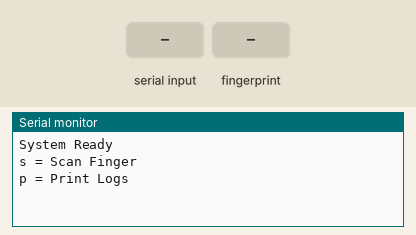
A sketch run on a simulated ESP32. Parts: the last lines printed to the serial monitor. Wiring (inferred from the names in the program): 24Cxx EEPROM at I2C address 0x50. Inputs (shaded band) come from the test bench. The local clock reads 2024-03-15 10:24:30 at power-on unless the sketch sets it; EEPROM starts erased.

Above: at 2.2 s.
2.3 s: "s" received over Serial
At 3.5 s:
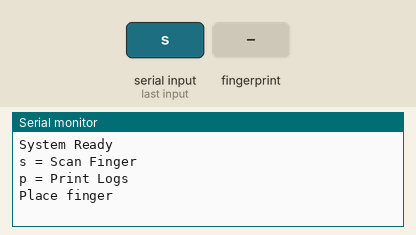
3.8 s: finger stored as number 1 placed on the sensor
At 4.7 s:
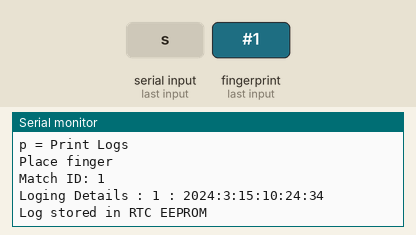
5.7 s: "p" received over Serial
At 6.3 s:
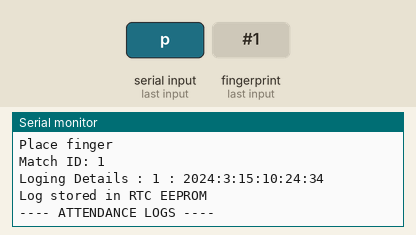

The sketch:

Timing_Logs_ExEEPROM.ino
```cpp
#include <Wire.h>                  // I2C communication library (RTC + EEPROM)
#include <RTClib.h>                // Library for DS3231 RTC
#include <Adafruit_Fingerprint.h>  // Library for AS608 fingerprint sensor

/* ================= RTC & EEPROM ================= */
RTC_DS3231 rtc;  // Create RTC object for DS3231

#define EEPROM_ADDR 0x50  // I2C address of external EEPROM on RTC module (AT24C32/64)

/* ================= Fingerprint ================= */

HardwareSerial FingerSerial(2);  // Use ESP32 UART2 for fingerprint sensor

Adafruit_Fingerprint finger(&FingerSerial);  // Create fingerprint object using UART2

/* ================= EEPROM LOG STRUCTURE ================= */

// Structure to store one attendance log entry
struct LogEntry {
  uint8_t userID;  // Fingerprint ID
  uint16_t year;   // Year (e.g. 2026)
  uint8_t month;   // Month (1–12)
  uint8_t day;     // Day (1–31)
  uint8_t hour;    // Hour (0–23)
  uint8_t minute;  // Minute (0–59)
  uint8_t second;  // Second (0–59)
};

#define LOG_SIZE sizeof(LogEntry)  // Size of one log entry (calculated automatically)
#define MAX_LOGS 500               // Maximum number of logs (depends on EEPROM size)
#define LOG_COUNT_ADDR 4090        // EEPROM address where total log count is stored (near end of EEPROM)

uint16_t logIndex = 0;  // Variable to track current log index

/* ================= EEPROM LOW LEVEL WRITE ================= */

// Write a single byte to EEPROM
void eepromWriteByte(uint16_t addr, uint8_t data) {
  Wire.beginTransmission(EEPROM_ADDR);  // Start I2C communication with EEPROM
  Wire.write(addr >> 8);                // Send high byte of address
  Wire.write(addr & 0xFF);              // Send low byte of address
  Wire.write(data);                     // Send data byte
  Wire.endTransmission();               // End transmission
  delay(5);                             // EEPROM write delay (important)
}

/* ================= EEPROM LOW LEVEL READ ================= */

// Read a single byte from EEPROM
uint8_t eepromReadByte(uint16_t addr) {
  Wire.beginTransmission(EEPROM_ADDR);  // Start I2C communication
  Wire.write(addr >> 8);                // High byte of address
  Wire.write(addr & 0xFF);              // Low byte of address
  Wire.endTransmission();               // End transmission

  Wire.requestFrom(EEPROM_ADDR, 1);  // Request 1 byte from EEPROM
  return Wire.read();                // Return received byte
}

/* ================= SAVE LOG COUNT ================= */

// Store total number of logs in EEPROM
void saveLogCount(uint16_t count) {
  eepromWriteByte(LOG_COUNT_ADDR, count >> 8);        // Store high byte
  eepromWriteByte(LOG_COUNT_ADDR + 1, count & 0xFF);  // Store low byte
}

/* ================= READ LOG COUNT ================= */

// Read total log count from EEPROM
uint16_t readLogCount() {
  return (eepromReadByte(LOG_COUNT_ADDR) << 8) |  // Read high byte
         eepromReadByte(LOG_COUNT_ADDR + 1);      // Read low byte
}

/* ================= WRITE ONE LOG ================= */

// Write one LogEntry structure to EEPROM
void writeLog(uint16_t index, LogEntry log) {
  uint16_t addr = index * LOG_SIZE;  // Calculate EEPROM address
  uint8_t *p = (uint8_t *)&log;      // Convert structure to byte array

  // Write each byte of the structure
  for (uint8_t i = 0; i < LOG_SIZE; i++) {
    eepromWriteByte(addr + i, p[i]);
  }
}

/* ================= READ ONE LOG ================= */

// Read one LogEntry structure from EEPROM
LogEntry readLog(uint16_t index) {
  LogEntry log;                      // Create structure variable
  uint16_t addr = index * LOG_SIZE;  // Calculate EEPROM address
  uint8_t *p = (uint8_t *)&log;      // Pointer to structure bytes

  // Read each byte from EEPROM
  for (uint8_t i = 0; i < LOG_SIZE; i++) {
    p[i] = eepromReadByte(addr + i);
  }
  return log;  // Return filled structure
}

/* ================= STORE RTC LOG ================= */

// Store fingerprint match log with RTC timestamp
void storeRTCLog(uint8_t userID) {
  DateTime now = rtc.now();  // Read current date & time from RTC
  LogEntry log;              // Create log structure

  log.userID = userID;        // Store fingerprint ID
  log.year = now.year();      // Store year
  log.month = now.month();    // Store month
  log.day = now.day();        // Store day
  log.hour = now.hour();      // Store hour
  log.minute = now.minute();  // Store minute
  log.second = now.second();  // Store second

  Serial.println("Loging Details : " + String(userID) + " : " + String(now.year()) + ":" + String(now.month()) + ":" + String(now.day()) + ":" + String(now.hour()) + ":" + String(now.minute()) + ":" + String(now.second()));

  writeLog(logIndex, log);  // Write log to EEPROM
  logIndex++;               // Increment log counter
  saveLogCount(logIndex);   // Save updated count

  Serial.println("Log stored in RTC EEPROM");
}

/* ================= PRINT ALL LOGS ================= */

// Print all stored logs via Serial Monitor
void printLogs() {
  Serial.println("---- ATTENDANCE LOGS ----");

  for (uint16_t i = 0; i < logIndex; i++) {
    LogEntry log = readLog(i);  // Read log from EEPROM

    Serial.print("ID ");
    Serial.print(log.userID);
    Serial.print("  ");

    Serial.print(log.year);
    Serial.print("-");
    Serial.print(log.month);
    Serial.print("-");
    Serial.print(log.day);
    Serial.print(" ");

    Serial.print(log.hour);
    Serial.print(":");
    Serial.print(log.minute);
    Serial.print(":");
    Serial.println(log.second);
  }
}

/* ================= FINGERPRINT SEARCH ================= */

// Scan fingerprint and log attendance if matched
void searchFingerprint() {
  int p = -1;

  Serial.println("Place finger");

  // Wait until fingerprint image is captured
  while (p != FINGERPRINT_OK) {
    p = finger.getImage();
    delay(50);
  }

  finger.image2Tz(1);         // Convert image to template
  p = finger.fingerSearch();  // Search in sensor database

  if (p == FINGERPRINT_OK) {
    Serial.print("Match ID: ");
    Serial.println(finger.fingerID);
    storeRTCLog(finger.fingerID);  // Store log if matched
  } else {
    Serial.println("No match found");
  }
}

/* ================= SETUP ================= */

void setup() {
  Serial.begin(9600);  // Initialize Serial Monitor
  Wire.begin(21, 22);  // Initialize I2C (SDA=21, SCL=22)

  FingerSerial.begin(57600, SERIAL_8N1, 16, 17);  // Fingerprint UART
  finger.begin(57600);                            // Start fingerprint sensor

  if (!finger.verifyPassword()) {  // Verify sensor connection
    Serial.println("Fingerprint sensor error");
    while (1)
      ;  // Stop execution if error
  }

  if (!rtc.begin()) {  // Initialize RTC
    Serial.println("RTC not found");
    while (1)
      ;  // Stop execution if error
  }

  logIndex = readLogCount();  // Restore stored log count

  Serial.println("System Ready");
  Serial.println("s = Scan Finger");
  Serial.println("p = Print Logs");
}

/* ================= LOOP ================= */

void loop() {
  if (Serial.available()) {    // Check for Serial input
    char cmd = Serial.read();  // Read command

    if (cmd == 's') searchFingerprint();  // Scan fingerprint
    if (cmd == 'p') printLogs();          // Print stored logs
  }
}


// #include <Wire.h>
// #include <RTClib.h>
// #include <Adafruit_Fingerprint.h>

// /* ================= RTC & EEPROM ================= */
// RTC_DS3231 rtc;
// #define EEPROM_ADDR 0x57

// /* ================= Fingerprint ================= */
// HardwareSerial FingerSerial(2);
// Adafruit_Fingerprint finger(&FingerSerial);

// /* ================= EEPROM LOG ================= */
// struct LogEntry {
//   uint8_t userID;
//   uint16_t year;
//   uint8_t month;
//   uint8_t day;
//   uint8_t hour;
//   uint8_t minute;
//   uint8_t second;
// };

// #define LOG_SIZE sizeof(LogEntry)
// #define MAX_LOGS 500
// #define LOG_COUNT_ADDR 4090  // last bytes of EEPROM

// uint16_t logIndex = 0;

// /* ================= EEPROM LOW LEVEL ================= */
// void eepromWriteByte(uint16_t addr, uint8_t data) {
//   Wire.beginTransmission(EEPROM_ADDR);
//   Wire.write(addr >> 8);
//   Wire.write(addr & 0xFF);
//   Wire.write(data);
//   Wire.endTransmission();
//   delay(5);
// }

// uint8_t eepromReadByte(uint16_t addr) {
//   Wire.beginTransmission(EEPROM_ADDR);
//   Wire.write(addr >> 8);
//   Wire.write(addr & 0xFF);
//   Wire.endTransmission();
//   Wire.requestFrom(EEPROM_ADDR, 1);
//   return Wire.read();
// }

// /* ================= LOG COUNT ================= */
// void saveLogCount(uint16_t count) {
//   eepromWriteByte(LOG_COUNT_ADDR, count >> 8);
//   eepromWriteByte(LOG_COUNT_ADDR + 1, count & 0xFF);
// }

// uint16_t readLogCount() {
//   return (eepromReadByte(LOG_COUNT_ADDR) << 8) | eepromReadByte(LOG_COUNT_ADDR + 1);
// }

// /* ================= WRITE LOG ================= */
// void writeLog(uint16_t index, LogEntry log) {
//   uint16_t addr = index * LOG_SIZE;
//   uint8_t *p = (uint8_t *)&log;

//   for (uint8_t i = 0; i < LOG_SIZE; i++) {
//     eepromWriteByte(addr + i, p[i]);
//   }
// }

// /* ================= READ LOG ================= */
// LogEntry readLog(uint16_t index) {
//   LogEntry log;
//   uint16_t addr = index * LOG_SIZE;
//   uint8_t *p = (uint8_t *)&log;

//   for (uint8_t i = 0; i < LOG_SIZE; i++) {
//     p[i] = eepromReadByte(addr + i);
//   }
//   return log;
// }

// /* ================= STORE RTC LOG ================= */
// void storeRTCLog(uint8_t userID) {
//   DateTime now = rtc.now();

//   LogEntry log;
//   log.userID = userID;
//   log.year = now.year();
//   log.month = now.month();
//   log.day = now.day();
//   log.hour = now.hour();
//   log.minute = now.minute();
//   log.second = now.second();

//   writeLog(logIndex, log);
//   logIndex++;
//   saveLogCount(logIndex);

//   Serial.println("Log stored in RTC EEPROM");
// }

// /* ================= PRINT ALL LOGS ================= */
// void printLogs() {
//   Serial.println("---- ATTENDANCE LOGS ----");

//   for (uint16_t i = 0; i < logIndex; i++) {
//     LogEntry log = readLog(i);

//     Serial.print("ID ");
//     Serial.print(log.userID);
//     Serial.print("  ");

//     Serial.print(log.year);
//     Serial.print("-");
//     Serial.print(log.month);
//     Serial.print("-");
//     Serial.print(log.day);
//     Serial.print(" ");

//     Serial.print(log.hour);
//     Serial.print(":");
//     Serial.print(log.minute);
//     Serial.print(":");
//     Serial.println(log.second);
//   }
// }

// /* ================= FINGER SEARCH ================= */
// void searchFingerprint() {
//   int p = -1;
//   Serial.println("Place finger");

//   while (p != FINGERPRINT_OK) {
//     p = finger.getImage();
//     delay(50);
//   }

//   finger.image2Tz(1);
//   p = finger.fingerSearch();

//   if (p == FINGERPRINT_OK) {
//     Serial.print("Match ID: ");
//     Serial.println(finger.fingerID);
//     storeRTCLog(finger.fingerID);
//   } else {
//     Serial.println("No match found");
//   }
// }

// /* ================= SETUP ================= */
// void setup() {
//   Serial.begin(9600);
//   Wire.begin(21, 22);

//   FingerSerial.begin(57600, SERIAL_8N1, 16, 17);
//   finger.begin(57600);

//   if (!finger.verifyPassword()) {
//     Serial.println("Fingerprint sensor error");
//     while (1)
//       ;
//   }

//   if (!rtc.begin()) {
//     Serial.println("RTC not found");
//     while (1)
//       ;
//   }

//   logIndex = readLogCount();

//   Serial.println("System Ready");
//   Serial.println("s = Scan Finger");
//   Serial.println("p = Print Logs");
// }

// /* ================= LOOP ================= */
// void loop() {
//   if (Serial.available()) {
//     char cmd = Serial.read();

//     if (cmd == 's') searchFingerprint();
//     if (cmd == 'p') printLogs();
//   }
// }
```

Measured:
- after the input at 2.3 s, the serial monitor: prints a new line at once (image 1)
- after the input at 3.8 s, the serial monitor: prints a new line after 0.45 s (image 2)
- after the input at 5.7 s, the serial monitor: prints a new line at once (image 3)
